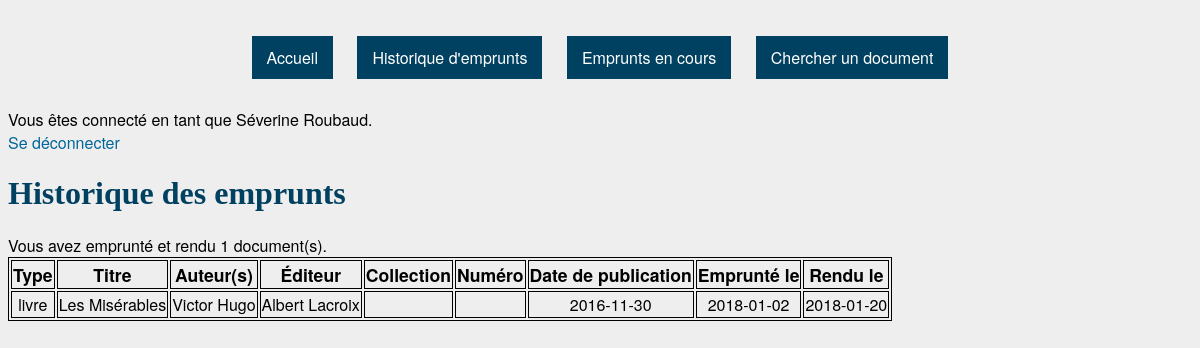
The app's page /historique.php (signed in) with its own data.
### tables this page shows
CREATE TABLE `EmpruntsRendus` (
  `ID` int(11) NOT NULL,
  `abonné` int(11) NOT NULL,
  `document` int(11) NOT NULL,
  `date_emprunt` date NOT NULL,
  `date_retour` date NOT NULL
);

CREATE TABLE `Documents` (
  `ID` int(11) NOT NULL,
  `titre` varchar(50) NOT NULL,
  `type` set('livre','BD','revue','CD','DVD') NOT NULL,
  `éditeur` varchar(20) DEFAULT NULL,
  `collection` varchar(20) DEFAULT NULL,
  `numéro` int(11) DEFAULT NULL,
  `date_publication` date NOT NULL,
  `disponible` tinyint(1) NOT NULL DEFAULT '1'
);

CREATE TABLE `Auteurs` (
  `ID` int(11) NOT NULL,
  `nom` varchar(20) NOT NULL
);

### session.php (called while the page is built, shortened)
<?php
	$db = mysqli_connect("localhost", $_SESSION['pseudo'], $_SESSION['mdp'], "bibli");
	if ($_SESSION['demo']) {
		if ($_SESSION['is_admin']) {
			$query = mysqli_query($db, "SELECT * FROM Admins");
		}
		else {
			$query = mysqli_query($db, "SELECT * FROM Abonnés");
		}
		$row = mysqli_fetch_assoc($query);
		$user_id = $row['ID'];
		$nom = "(compte choisi arbitrairement : ".$row['prénom']." ".$row['nom'].")";
		$prenom = "testeur";
		$pseudo = $row['pseudo'];
	}
	else {
		$verif = $_SESSION['pseudo'];
		if ($_SESSION['is_admin']) {
			$query = mysqli_query($db, "SELECT * FROM Admins WHERE pseudo = '$verif'");
		}
		else {
			$query = mysqli_query($db, "SELECT * FROM Abonnés WHERE pseudo = '$verif'");
		}
		$row = mysqli_fetch_assoc($query);
		$user_id = $row['ID'];
		$nom = $row['nom'];
		$prenom = $row['prénom'];
	}
?>

### historique.php (the view, shortened to what this page needs)
<?php
	include('session.php');
?>
<!DOCTYPE html>
<html>
	<head>
		<link href="style.css" rel="stylesheet" type="text/css">
	</head>
	<body>
		<?php
			include('header.php');
		?>
		<h1>Historique des emprunts</h1>
		<?php
			$result = mysqli_query($db, "SELECT document, date_emprunt, date_retour FROM EmpruntsRendus WHERE abonné = '$user_id' ORDER BY date_emprunt");
			$row_cpt = mysqli_num_rows($result);
			if ($row_cpt == 0) {
				echo "<div>Vous n'avez encore emprunté aucun document.</div>";
			}
			else {
				echo '<div>Vous avez emprunté et rendu ' . $row_cpt . ' document(s).</div>';
				echo '<table><tr id="header"><td>Type</td><td>Titre</td><td>Auteur(s)</td><td>Éditeur</td><td>Collection</td><td>Numéro</td><td>Date de publication</td><td>Emprunté le</td><td>Rendu le</td></tr>';
				while ($row = mysqli_fetch_row($result)) {
					$doc_id = $row[0];
					$result_doc = mysqli_query($db, "SELECT * FROM Documents WHERE ID = '$doc_id'");
					$doc = mysqli_fetch_row($result_doc);
					$result_auteurs = mysqli_query($db, "SELECT nom FROM CrééPar, Auteurs WHERE document = '$doc_id' AND auteur = ID");
					$first_auteur = True;
					while ($auteur = mysqli_fetch_row($result_auteurs)) {
						if ($first_auteur) {
							$auteurs = $auteur[0];
							$first_auteur = False;
						}
						else {
							$auteurs = $auteurs . ", " . $auteur[0];
						}
					}
					echo '<tr><td>' . $doc[2] . '</td><td>' . $doc[1] . '</td><td>' . $auteurs . '</td><td>' . $doc[3]
						. '</td><td>' . $doc[4] . '</td><td>' . $doc[5] . '</td><td>' . $doc[6]
						. '</td><td>' . $row[1] . '</td><td>' . $row[2] . '</td></tr>';
				}
				echo '</table>';
			}
		?>
	</body>
</html>

### header.php
<div class="menu">
	<a href=home.php>Accueil</a>
	<a href=historique.php>Historique d'emprunts</a>
	<a href=emprunts.php>Emprunts en cours</a>
	<a href=recherche.php>Chercher un document</a>
</div>
<div>Vous êtes connecté en tant que <?php echo $prenom . " " . $nom; ?>.</div>
<div><a href="logout.php">Se déconnecter</a></div>

### style.css (style rules this page uses)
body { background-color: #eeeeee; font-family: "HelveticaNeue-Light", "Helvetica Neue Light", "Helvetica Neue", Helvetica, Arial, "Lucida Grande", sans-serif; font-weight: 500; }
h1, h2, h3, h4, h5, h6 { font-family: Georgia, serif; color: #004060; }
a, a:visited { color: #006699; text-decoration: none; }
table, td { text-align: center; border: 1px solid black; }
#header { font-size: 1.1em; font-weight: bold; }
.menu { text-align: center; top: 0; width:100%; }
.menu a { background: #004060; color: #FFF; padding: 10px 15px; margin: 10px 10px 10px 10px; line-height: 100px; }

### records on screen
abonnés: prénom "Séverine", nom "Roubaud"
empruntsrendus: documents.type "livre", documents.titre "Les Misérables", auteurs.nom "Victor Hugo", documents.éditeur "Albert Lacroix", documents.date_publication "2016-11-30", date_emprunt "2018-01-02", date_retour "2018-01-20"

### other values on screen
$row_cpt "1"
